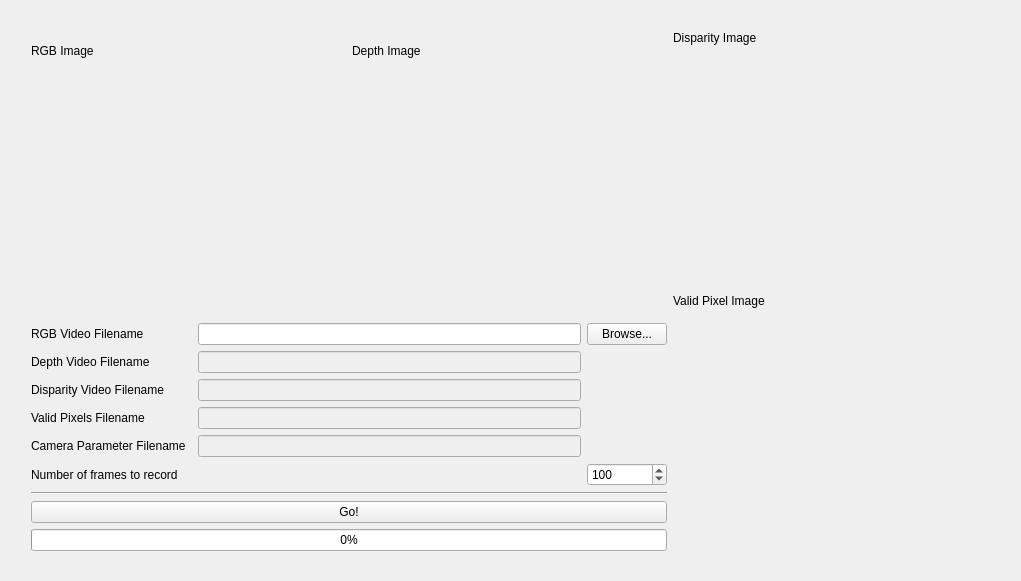
<?xml version="1.0" encoding="UTF-8"?>
<ui version="4.0">
 <class>DepthVideoRecorder</class>
 <widget class="QMainWindow" name="DepthVideoRecorder">
  <property name="geometry">
   <rect>
    <x>0</x>
    <y>0</y>
    <width>1021</width>
    <height>581</height>
   </rect>
  </property>
  <property name="minimumSize">
   <size>
    <width>640</width>
    <height>480</height>
   </size>
  </property>
  <property name="windowTitle">
   <string>DepthVideoRecorder</string>
  </property>
  <widget class="QWidget" name="centralWidget">
   <property name="minimumSize">
    <size>
     <width>640</width>
     <height>480</height>
    </size>
   </property>
   <widget class="QWidget" name="">
    <property name="geometry">
     <rect>
      <x>20</x>
      <y>20</y>
      <width>984</width>
      <height>542</height>
     </rect>
    </property>
    <layout class="QGridLayout" name="gridLayout_2">
     <item row="0" column="0">
      <layout class="QHBoxLayout" name="horizontalLayout">
       <item>
        <layout class="QVBoxLayout" name="verticalLayout">
         <item>
          <widget class="QLabel" name="label">
           <property name="text">
            <string>RGB Image</string>
           </property>
          </widget>
         </item>
         <item>
          <widget class="QCVMatWidget" name="rgbImageWidget" native="true">
           <property name="minimumSize">
            <size>
             <width>320</width>
             <height>240</height>
            </size>
           </property>
           <property name="maximumSize">
            <size>
             <width>320</width>
             <height>240</height>
            </size>
           </property>
           <property name="cursor">
            <cursorShape>ArrowCursor</cursorShape>
           </property>
           <property name="autoFillBackground">
            <bool>false</bool>
           </property>
           <zorder>depthImageWidget</zorder>
          </widget>
         </item>
        </layout>
       </item>
       <item>
        <layout class="QVBoxLayout" name="verticalLayout_2">
         <item>
          <widget class="QLabel" name="label_2">
           <property name="text">
            <string>Depth Image</string>
           </property>
          </widget>
         </item>
         <item>
          <widget class="QCVMatWidget" name="depthImageWidget" native="true">
           <property name="minimumSize">
            <size>
             <width>320</width>
             <height>240</height>
            </size>
           </property>
           <property name="maximumSize">
            <size>
             <width>320</width>
             <height>240</height>
            </size>
           </property>
          </widget>
         </item>
        </layout>
       </item>
      </layout>
     </item>
     <item row="0" column="1" rowspan="2">
      <layout class="QVBoxLayout" name="verticalLayout_5">
       <item>
        <layout class="QVBoxLayout" name="verticalLayout_3">
         <item>
          <widget class="QLabel" name="label_9">
           <property name="text">
            <string>Disparity Image</string>
           </property>
          </widget>
         </item>
         <item>
          <widget class="QCVMatWidget" name="disparityImageWidget" native="true">
           <property name="minimumSize">
            <size>
             <width>320</width>
             <height>240</height>
            </size>
           </property>
          </widget>
         </item>
        </layout>
       </item>
       <item>
        <layout class="QVBoxLayout" name="verticalLayout_4">
         <item>
          <widget class="QLabel" name="label_10">
           <property name="text">
            <string>Valid Pixel Image</string>
           </property>
          </widget>
         </item>
         <item>
          <widget class="QCVMatWidget" name="validImageWidget" native="true">
           <property name="minimumSize">
            <size>
             <width>320</width>
             <height>240</height>
            </size>
           </property>
          </widget>
         </item>
        </layout>
       </item>
      </layout>
     </item>
     <item row="1" column="0">
      <layout class="QGridLayout" name="gridLayout">
       <item row="2" column="2">
        <widget class="QLineEdit" name="disparityFileName">
         <property name="enabled">
          <bool>false</bool>
         </property>
        </widget>
       </item>
       <item row="4" column="0">
        <widget class="QLabel" name="label_6">
         <property name="text">
          <string>Camera Parameter Filename</string>
         </property>
        </widget>
       </item>
       <item row="0" column="3">
        <widget class="QPushButton" name="browseButton">
         <property name="text">
          <string>Browse...</string>
         </property>
        </widget>
       </item>
       <item row="0" column="2">
        <widget class="QLineEdit" name="rgbFileName"/>
       </item>
       <item row="0" column="0">
        <widget class="QLabel" name="label_3">
         <property name="text">
          <string>RGB Video Filename</string>
         </property>
        </widget>
       </item>
       <item row="4" column="2">
        <widget class="QLineEdit" name="paramsFileName">
         <property name="enabled">
          <bool>false</bool>
         </property>
        </widget>
       </item>
       <item row="8" column="0" colspan="4">
        <widget class="QPushButton" name="goButton">
         <property name="text">
          <string>Go!</string>
         </property>
        </widget>
       </item>
       <item row="2" column="0">
        <widget class="QLabel" name="label_7">
         <property name="text">
          <string>Disparity Video Filename</string>
         </property>
        </widget>
       </item>
       <item row="6" column="0" colspan="4">
        <widget class="Line" name="line">
         <property name="orientation">
          <enum>Qt::Horizontal</enum>
         </property>
        </widget>
       </item>
       <item row="5" column="3">
        <widget class="QSpinBox" name="frameCount">
         <property name="minimum">
          <number>1</number>
         </property>
         <property name="maximum">
          <number>500</number>
         </property>
         <property name="value">
          <number>100</number>
         </property>
        </widget>
       </item>
       <item row="5" column="0">
        <widget class="QLabel" name="label_5">
         <property name="text">
          <string>Number of frames to record</string>
         </property>
        </widget>
       </item>
       <item row="1" column="0" colspan="2">
        <widget class="QLabel" name="label_4">
         <property name="text">
          <string>Depth Video Filename</string>
         </property>
        </widget>
       </item>
       <item row="9" column="0" colspan="4">
        <widget class="QProgressBar" name="progressBar">
         <property name="enabled">
          <bool>true</bool>
         </property>
         <property name="value">
          <number>0</number>
         </property>
        </widget>
       </item>
       <item row="1" column="2">
        <widget class="QLineEdit" name="depthFileName">
         <property name="enabled">
          <bool>false</bool>
         </property>
        </widget>
       </item>
       <item row="3" column="2">
        <widget class="QLineEdit" name="validFileName">
         <property name="enabled">
          <bool>false</bool>
         </property>
        </widget>
       </item>
       <item row="3" column="0">
        <widget class="QLabel" name="label_8">
         <property name="text">
          <string>Valid Pixels Filename</string>
         </property>
        </widget>
       </item>
      </layout>
     </item>
    </layout>
   </widget>
  </widget>
 </widget>
 <layoutdefault spacing="6" margin="11"/>
 <customwidgets>
  <customwidget>
   <class>QCVMatWidget</class>
   <extends>QWidget</extends>
   <header>qcvmatwidget.h</header>
   <container>1</container>
  </customwidget>
 </customwidgets>
 <resources/>
 <connections/>
</ui>
